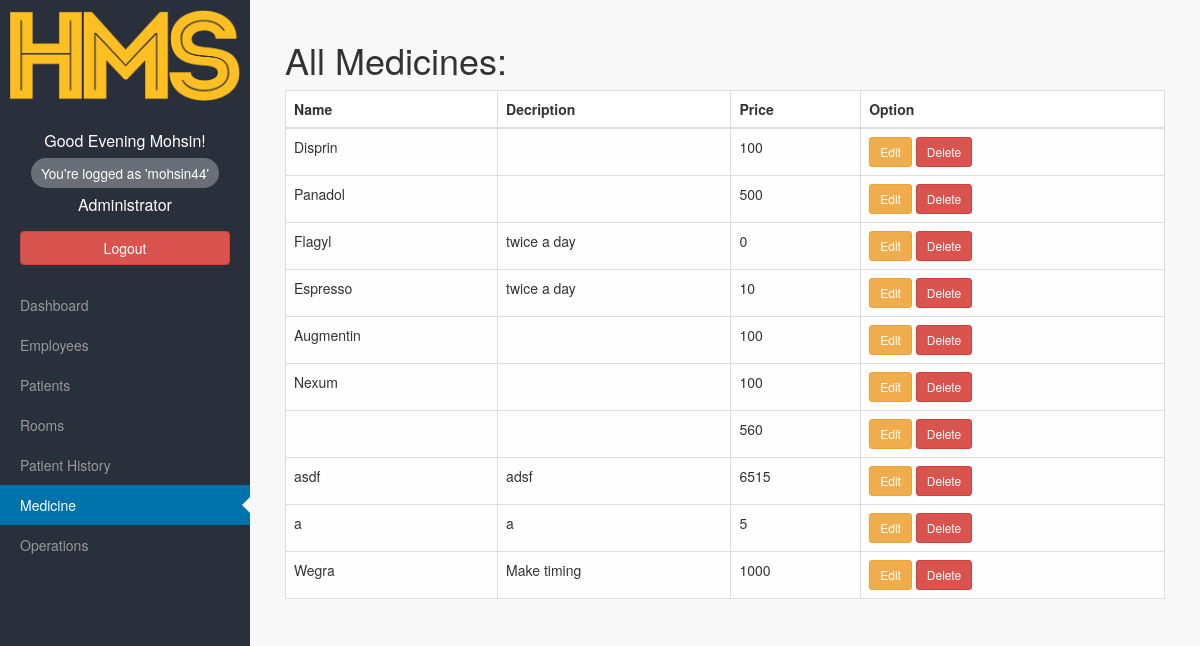
/medicines.php?action=view_all (signed in), run on the app's committed database.
### tables this page shows
CREATE TABLE `medicine` (
  `med_id` int(11) NOT NULL,
  `med_name` text NOT NULL,
  `description` text NOT NULL,
  `price` int(5) NOT NULL
);

### includes/class.db.php (called while the page is built, shortened)
<?php
class DB {
        private $sql;
        function __construct($host,$user,$pass,$name) {
                $this->sql = new mysqli($host, $user,$pass,$name);
        }
        public function query($Q, $IO = false){
                $sql=$this->sql;
                $results_array = array();
                $result = $sql->query($Q);
                if($IO){
                     return $result;
                }else{
                        if($result){
                                while ($row = $result->fetch_assoc()) {
                                $results_array[] = $row;
                                }
                                return $results_array;
                        }else{
                                return null;
                        }
                }
        }
}

### medicines.php (the view, shortened to what this page needs)
<?php require_once 'header.php'; ?>
<?php require_once 'sidebar.php'; ?>
<div id="page-content-wrapper">
    <div class="container-fluid">
        <div class="row">
            <?php if(isset($_GET['action']) && $_GET['action'] == 'add') : ?>
            <div class="col-md-12">
                <h1>Add New Medicine</h1>
                    <?php include 'forms/add_medicine.php'; ?>
            </div>
            <?php elseif(isset($_GET['action']) && $_GET['action'] == 'view_all') : ?>
                <div class="col-md-12">
                    <?php
                          $q="select med_id,med_name,description,price from medicine";
                          $arr=$db->query($q);
                          $no=count($arr);
                          if($no==0) : ?>
                          <h3>No Medicine Found</h1>
                        <?php else: ?>
                          <h1>All Medicines:</h1>
                          <table class="table table-bordered">
                           <thead>
                          <tr>
                            <th>Name</th>
                            <th>Decription</th>
                            <th>Price</th>
                            <th>Option</th>
                          </tr>
                        </thead>
                        <tbody>
                        <?php
                        $i=0;
                        while($i<$no)
                        {
                          echo "<tr>
                                <td>{$arr[$i]['med_name']}</td>
                                <td>{$arr[$i]['description']}</td>
                                <td>{$arr[$i]['price']}</td>
                                <td>
                                <a href=\"single={$arr[$i]['med_id']}\" class=\"btn btn-warning btn-sm\">Edit</a>
                                <a href=\"single={$arr[$i]['med_id']}\" class=\"btn btn-danger btn-sm\">Delete</a>
                                </td>
                                </tr>";
                          $i++;
                        }
                        ?>
                        </tbody>
                        </table>
                      </div>
                    <?php endif; ?>
                </div>
            <?php endif; ?>
        </div>
    </div>
</div>
<?php require_once 'footer.php'; ?>

### css/main.css (style rules this page uses)
body { background-color: #f8f8f8; }
.table { background: #fefefe; }
.table thead { background: #FFF; }
.table tbody tr { transition: background-color 0.5s ease; }

### css/simple-sidebar.css (style rules this page uses)
body { overflow-x: hidden; }
#page-content-wrapper { width: 100%; position: absolute; padding: 15px; }
#wrapper.toggled #page-content-wrapper { position: absolute; margin-right: -250px; }
@media (min-width:768px) { #page-content-wrapper { padding: 20px; position: relative; } }
@media (min-width:768px) { #wrapper.toggled #page-content-wrapper { position: relative; margin-right: 0; } }

### data on the page
medicine: med_name "Disprin", price "100"
medicine: med_name "Panadol", price "500"
medicine: med_name "Flagyl", description "twice a day", price "0"
medicine: med_name "Espresso", description "twice a day", price "10"
medicine: med_name "Augmentin", price "100"
medicine: med_name "Nexum", price "100"
medicine: price "560"
medicine: med_name "asdf", description "adsf", price "6515"
medicine: med_name "a", description "a", price "5"
medicine: med_name "Wegra", description "Make timing", price "1000"

### other printed values
$greeting "Good Evening"
$user['fname'] "Mohsin"
$user['username'] "mohsin44"
$user['typename'] "Administrator"
